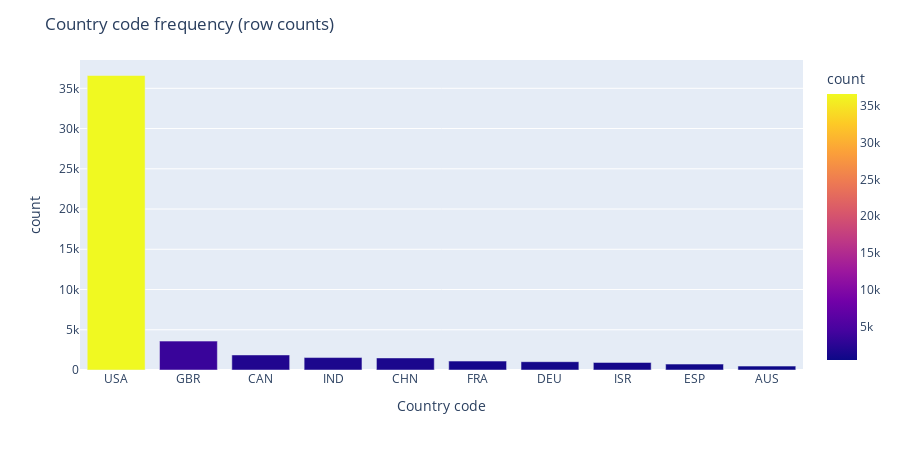

Notebook code cell kept with this figure:
### Markdown cell above
This code creates a bar chart visualizing startup distribution by country:

- **Data Preparation**: Gets top 10 countries by startup count and formats for plotting
- **Visualization**: Uses Plotly Express bar chart with color-coded frequency
- **Customization**: Sets axis labels, chart height, and title for clarity

**Purpose**:
- Reveals geographic concentration of startups
- Highlights dominant countries in the dataset
- Provides quick insight into global startup distribution patterns

### Code cell
country_counts = df['country_code'].value_counts().head(10).reset_index()
country_counts.columns = ['country_code', 'frequency']

fig = px.bar(country_counts, x='country_code', y='frequency',
             color='frequency',
             labels={'frequency':'count', 'country_code':'Country code'},
             height=450)
fig.update_layout(title='Country code frequency (row counts)')
fig.show()

### Figure 1 — Plotly figure (JSON) as saved in the notebook; plotly's stock layout.template omitted (floating-point values rounded to 4 significant figures)
{"data": [{"hovertemplate": "Country code=%{x}<br>count=%{marker.color}<extra></extra>", "legendgroup": "", "marker": {"color": [36591, 3590, 1871, 1546, 1500, 1107, 1032, 941, 735, 482], "coloraxis": "coloraxis", "pattern": {"shape": ""}}, "name": "", "orientation": "v", "showlegend": false, "textposition": "auto", "type": "bar", "x": ["USA", "GBR", "CAN", "IND", "CHN", "FRA", "DEU", "ISR", "ESP", "AUS"], "xaxis": "x", "y": [36591, 3590, 1871, 1546, 1500, 1107, 1032, 941, 735, 482], "yaxis": "y"}], "layout": {"barmode": "relative", "coloraxis": {"colorbar": {"title": {"text": "count"}}, "colorscale": [[0, "#0d0887"], [0.1111, "#46039f"], [0.2222, "#7201a8"], [0.3333, "#9c179e"], [0.4444, "#bd3786"], [0.5556, "#d8576b"], [0.6667, "#ed7953"], [0.7778, "#fb9f3a"], [0.8889, "#fdca26"], [1, "#f0f921"]]}, "height": 450, "legend": {"tracegroupgap": 0}, "margin": {"t": 60}, "title": {"text": "Country code frequency (row counts)"}, "xaxis": {"anchor": "y", "domain": [0, 1], "title": {"text": "Country code"}}, "yaxis": {"anchor": "x", "domain": [0, 1], "title": {"text": "count"}}}}
